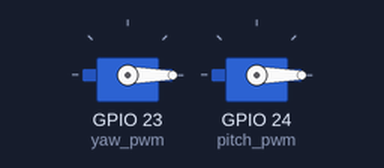
This program was run on a simulated Raspberry Pi (BCM pin numbers). Parts: 2 × servo. Servo angles are drawn from the pulse width (0.5 ms = 0°, 2.5 ms = 180°). At 4.6 s the program stops and its outputs stay as they are.

Above: at 0.17 s.
At 0.87 s:
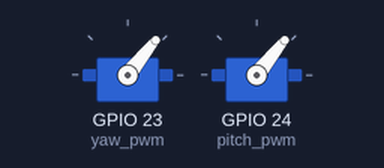
At 1.92 s:
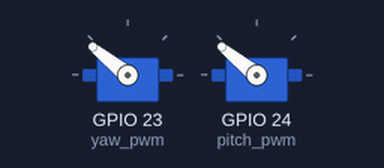
At 4.02 s:
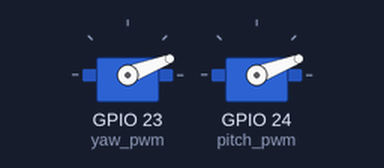
Timing chart, 0 to 5.7 s (numbered marks = the images above):
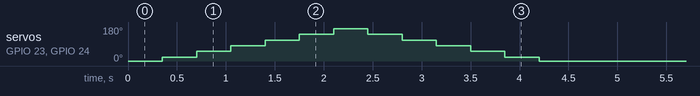

Measured:
- by itself, servo on GPIO 23 (yaw_pwm), servo on GPIO 24 (pitch_pwm): rises from 0° to 171° in 1.8 s, then falls to 0° in 2.1 s

The program:

servo_sweep.py
```python
import RPi.GPIO as GPIO
import time

def setup(pin,frequency):
    GPIO.setup(pin,GPIO.OUT)
    GPIO.output(pin,True)
    pwm=GPIO.PWM(pin,frequency)
    pwm.start(0)
    return pwm

def sweep(pwm_list,start,stop,increment):
    for i in range(start,stop,increment):
        duty_cycle=1/18*i+2
        for pwm in pwm_list:
            pwm.ChangeDutyCycle(duty_cycle)
        time.sleep(sleep_timer)

# Setting up Program
GPIO.setmode(GPIO.BCM)
sleep_timer=0.35
frequency=50
yaw_pwm = setup(23,frequency)
pitch_pwm = setup(24,frequency)
pwm_list = [yaw_pwm,pitch_pwm]

# Sweeping Servo Range of Motion
sweep(pwm_list,0,180,30)
sweep(pwm_list,180,-30,-30)

# Stopping PWM outputs
yaw_pwm.stop()
pitch_pwm.stop()
GPIO.cleanup()
```
